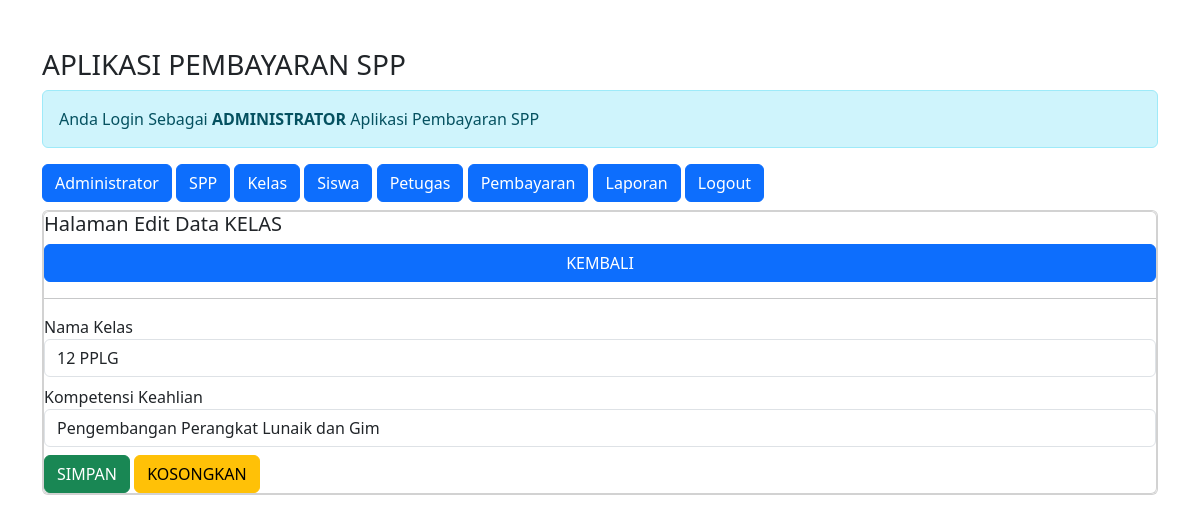
The app's page /pembayaran_ukk/admin/admin.php?url=edit-kelas&id_kelas=1 (signed in) with its own data.
### tables this page shows
CREATE TABLE `kelas` (
  `id_kelas` int(11) NOT NULL,
  `nama_kelas` varchar(10) NOT NULL,
  `kopetensi_keahlian` varchar(50) NOT NULL
);

### pembayaran_ukk/admin/edit-kelas.php (the view)
<?php
$id_kelas = $_GET['id_kelas'];
include'../koneksi.php';
$sql = "SELECT*FROM kelas WHERE id_kelas='$id_kelas'";
$query = mysqli_query($koneksi, $sql);
$data = mysqli_fetch_array($query);
?>
<h5>Halaman Edit Data KELAS</h5>
<a href="?url=kelas" class="btn btn-primary">KEMBALI</a>
<hr>
<form method="post" action="?url=proses-edit-kelas&id_kelas=<?= $id_kelas; ?>">
	<div class="form-group mb-2">
		<label>Nama Kelas</label>
		<input value="<?= $data['nama_kelas'] ?>" type="text" name="nama_kelas" class="form-control" required>
	</div>
	<div class="form-group mb-2">
		<label>Kompetensi Keahlian</label>
		<input value="<?= $data['kopetensi_keahlian'] ?>" type="text" name="kopetensi_keahlian" class="form-control" required>
	</div>
	<div class="form-group">
		<button type="submit" class="btn btn-success"> SIMPAN </button>
		<button type="reset" class="btn btn-warning"> KOSONGKAN </button>
	</div>
</form

### records on screen
kelas: nama_kelas "12 PPLG", kopetensi_keahlian "Pengembangan Perangkat Lunaik dan Gim"
